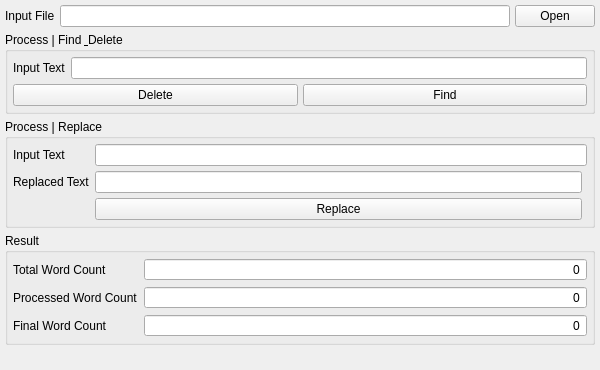
<?xml version="1.0" encoding="UTF-8"?>
<ui version="4.0">
 <class>TestApplicationClass</class>
 <widget class="QMainWindow" name="TestApplicationClass">
  <property name="geometry">
   <rect>
    <x>0</x>
    <y>0</y>
    <width>600</width>
    <height>370</height>
   </rect>
  </property>
  <property name="minimumSize">
   <size>
    <width>600</width>
    <height>370</height>
   </size>
  </property>
  <property name="maximumSize">
   <size>
    <width>600</width>
    <height>370</height>
   </size>
  </property>
  <property name="windowTitle">
   <string>TestApplication</string>
  </property>
  <widget class="QWidget" name="centralWidget">
   <layout class="QGridLayout" name="gridLayout_3">
    <property name="leftMargin">
     <number>5</number>
    </property>
    <property name="topMargin">
     <number>5</number>
    </property>
    <property name="rightMargin">
     <number>5</number>
    </property>
    <property name="bottomMargin">
     <number>5</number>
    </property>
    <property name="spacing">
     <number>5</number>
    </property>
    <item row="0" column="0">
     <layout class="QHBoxLayout" name="horizontalLayout_3">
      <property name="spacing">
       <number>5</number>
      </property>
      <item>
       <widget class="QLabel" name="label">
        <property name="text">
         <string>Input File</string>
        </property>
       </widget>
      </item>
      <item>
       <widget class="QLineEdit" name="leInputFile"/>
      </item>
      <item>
       <widget class="QPushButton" name="pbOpenFile">
        <property name="text">
         <string>Open</string>
        </property>
       </widget>
      </item>
     </layout>
    </item>
    <item row="1" column="0">
     <widget class="QGroupBox" name="groupBox">
      <property name="title">
       <string>Process | Find &amp; Delete</string>
      </property>
      <layout class="QGridLayout" name="gridLayout">
       <property name="leftMargin">
        <number>5</number>
       </property>
       <property name="topMargin">
        <number>5</number>
       </property>
       <property name="rightMargin">
        <number>5</number>
       </property>
       <property name="bottomMargin">
        <number>5</number>
       </property>
       <property name="spacing">
        <number>5</number>
       </property>
       <item row="1" column="0">
        <layout class="QHBoxLayout" name="horizontalLayout_2">
         <property name="spacing">
          <number>5</number>
         </property>
         <item>
          <widget class="QPushButton" name="pbDelete">
           <property name="text">
            <string>Delete</string>
           </property>
          </widget>
         </item>
         <item>
          <widget class="QPushButton" name="pbFind">
           <property name="text">
            <string>Find</string>
           </property>
          </widget>
         </item>
        </layout>
       </item>
       <item row="0" column="0">
        <layout class="QHBoxLayout" name="horizontalLayout">
         <property name="spacing">
          <number>5</number>
         </property>
         <item>
          <widget class="QLabel" name="label_2">
           <property name="text">
            <string>Input Text</string>
           </property>
          </widget>
         </item>
         <item>
          <widget class="QLineEdit" name="leInputText"/>
         </item>
        </layout>
       </item>
      </layout>
     </widget>
    </item>
    <item row="2" column="0">
     <widget class="QGroupBox" name="groupBox_3">
      <property name="title">
       <string>Process | Replace</string>
      </property>
      <layout class="QGridLayout" name="gridLayout_2">
       <property name="leftMargin">
        <number>5</number>
       </property>
       <property name="topMargin">
        <number>5</number>
       </property>
       <property name="rightMargin">
        <number>5</number>
       </property>
       <property name="bottomMargin">
        <number>5</number>
       </property>
       <property name="spacing">
        <number>5</number>
       </property>
       <item row="0" column="0">
        <widget class="QLabel" name="label_6">
         <property name="text">
          <string>Input Text</string>
         </property>
        </widget>
       </item>
       <item row="0" column="1" colspan="2">
        <widget class="QLineEdit" name="leReplaceInputText"/>
       </item>
       <item row="1" column="1">
        <widget class="QLineEdit" name="leReplacedText"/>
       </item>
       <item row="1" column="0">
        <widget class="QLabel" name="label_7">
         <property name="text">
          <string>Replaced Text</string>
         </property>
        </widget>
       </item>
       <item row="2" column="1">
        <widget class="QPushButton" name="pbReplace">
         <property name="text">
          <string>Replace</string>
         </property>
        </widget>
       </item>
      </layout>
     </widget>
    </item>
    <item row="3" column="0">
     <widget class="QGroupBox" name="groupBox_2">
      <property name="title">
       <string>Result</string>
      </property>
      <layout class="QFormLayout" name="formLayout">
       <property name="verticalSpacing">
        <number>5</number>
       </property>
       <property name="leftMargin">
        <number>5</number>
       </property>
       <property name="topMargin">
        <number>5</number>
       </property>
       <property name="rightMargin">
        <number>5</number>
       </property>
       <property name="bottomMargin">
        <number>5</number>
       </property>
       <item row="0" column="0">
        <widget class="QLabel" name="label_3">
         <property name="text">
          <string>Total Word Count</string>
         </property>
        </widget>
       </item>
       <item row="0" column="1">
        <widget class="QSpinBox" name="sbTotalWordCount">
         <property name="alignment">
          <set>Qt::AlignRight|Qt::AlignTrailing|Qt::AlignVCenter</set>
         </property>
         <property name="buttonSymbols">
          <enum>QAbstractSpinBox::NoButtons</enum>
         </property>
         <property name="maximum">
          <number>1000000</number>
         </property>
        </widget>
       </item>
       <item row="1" column="0">
        <widget class="QLabel" name="label_4">
         <property name="text">
          <string>Processed Word Count</string>
         </property>
        </widget>
       </item>
       <item row="1" column="1">
        <widget class="QSpinBox" name="sbProcessedWordCount">
         <property name="alignment">
          <set>Qt::AlignRight|Qt::AlignTrailing|Qt::AlignVCenter</set>
         </property>
         <property name="buttonSymbols">
          <enum>QAbstractSpinBox::NoButtons</enum>
         </property>
         <property name="maximum">
          <number>1000000</number>
         </property>
        </widget>
       </item>
       <item row="2" column="0">
        <widget class="QLabel" name="label_5">
         <property name="text">
          <string>Final Word Count</string>
         </property>
        </widget>
       </item>
       <item row="2" column="1">
        <widget class="QSpinBox" name="sbFinalWordCount">
         <property name="alignment">
          <set>Qt::AlignRight|Qt::AlignTrailing|Qt::AlignVCenter</set>
         </property>
         <property name="buttonSymbols">
          <enum>QAbstractSpinBox::NoButtons</enum>
         </property>
         <property name="maximum">
          <number>1000000</number>
         </property>
        </widget>
       </item>
      </layout>
     </widget>
    </item>
    <item row="4" column="0">
     <spacer name="verticalSpacer">
      <property name="orientation">
       <enum>Qt::Vertical</enum>
      </property>
      <property name="sizeHint" stdset="0">
       <size>
        <width>20</width>
        <height>40</height>
       </size>
      </property>
     </spacer>
    </item>
   </layout>
  </widget>
 </widget>
 <layoutdefault spacing="6" margin="11"/>
 <resources>
  <include location="../Resource/TestApplication.qrc"/>
 </resources>
 <connections/>
</ui>
